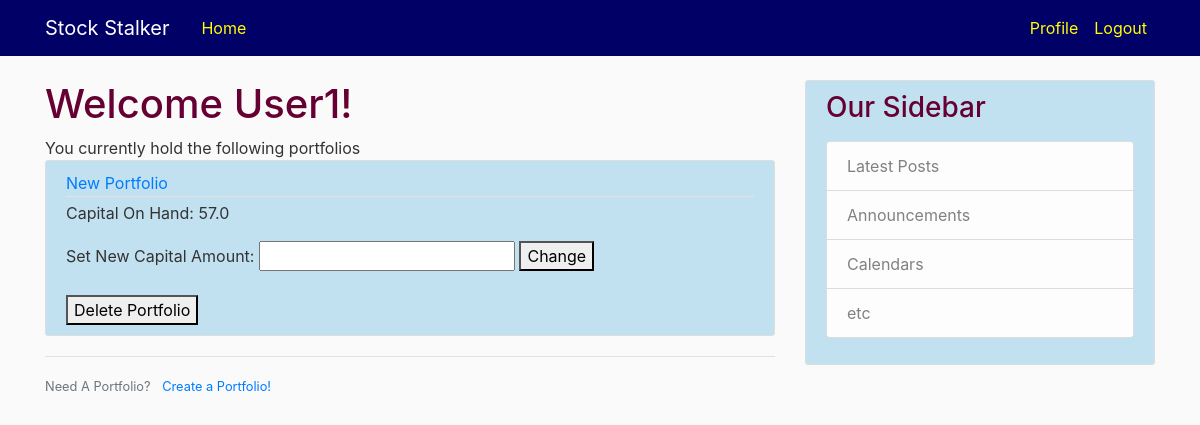
The app's page /profile (signed in), older data.
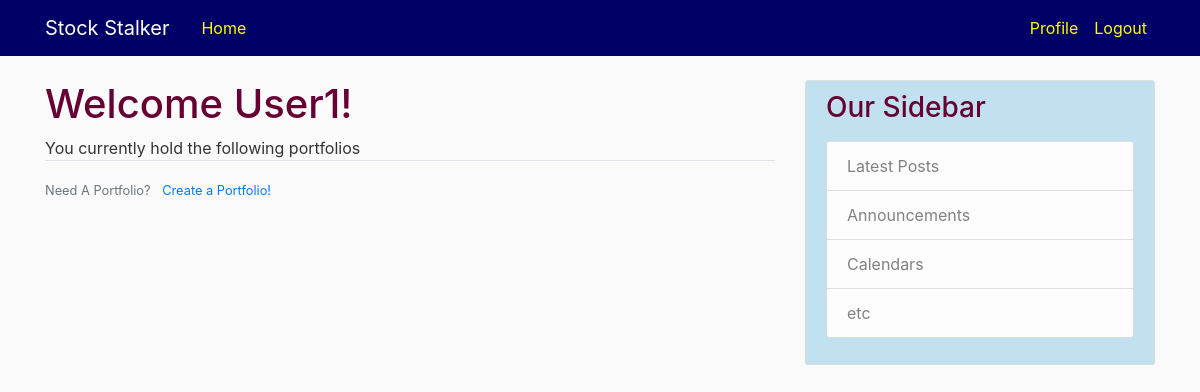
The same page, newer data.
### website/models.py (models this page shows, shortened)
class User(db.Model, UserMixin):
    id = db.Column(db.Integer, primary_key=True)
    username = db.Column(db.String, unique=True, nullable=False)
    image_file = db.Column(db.String(20), nullable=False, default='default.jpg')
    password = db.Column(db.String, nullable=False)
    security_question = db.Column(db.String, nullable = False)
    security_answer = db.Column(db.String, nullable = False)
    portfolios = db.relationship('PortfolioShell', backref='holder', lazy=True)

class PortfolioShell(db.Model):
	id = db.Column(db.Integer, primary_key=True)
	name = db.Column(db.String, unique=True, nullable = False)
	capital = db.Column(db.Float, default = 1.0)
	stocks = db.relationship('StockShell', backref='portfolio', lazy=True)
	user_id = db.Column(db.Integer, db.ForeignKey('user.id'),nullable=False)

### website/routes.py (the view)
@app.route("/profile")
@login_required
def profile():
	portfolios = PortfolioShell.query.filter_by(holder = current_user)
	return render_template('profile.html', title='Profile', portfolios = portfolios)

### website/models.py (called while the page is built)
@login_manager.user_loader
def load_user(user_id):
	return User.query.get(int(user_id))

### website/templates/profile.html (shortened to what this page needs)
{% extends "layout.html" %}
{% block content %}
    <h1> Welcome {{ current_user.username }}!</h1>
    You currently hold the following portfolios
    {% for portfolio in portfolios %}
        <article class="media content-section">
          <div class="media-body">
            <div class="article-metadata">
              <a class="mr-2" href="{{ url_for('portfolio', portfolio_id =portfolio.id) }}">{{ portfolio.name }}</a>
            </div>
            <p class="article-content">Capital On Hand: {{ portfolio.capital }}</p>
            Set New Capital Amount: <input type="number", id="capital({{ portfolio.id }})", data-path="{{ url_for('edit_portfolio', portfolio_id=portfolio.id, command='change_capital')}}", onchange="url_mutation('{{ portfolio.id }}');">
            <a href="{{ url_for('edit_portfolio', portfolio_id=portfolio.id, command='change_capital', capital=portfolio.capital) }}", id= "change({{ portfolio.id }})">
                <button>Change</button>
            </a>
            <br>
            <br>
            <a href="{{ url_for('edit_portfolio', portfolio_id=portfolio.id, command='delete') }}">
                <button>Delete Portfolio</button>
            </a>
          </div>
        </article>
    {% endfor %}
    <div class="border-top pt-3">
        <small class="text-muted">
            Need A Portfolio? <a class="ml-2" href="{{ url_for('create_portfolio') }}"> Create a Portfolio! </a>
        </small>
    </div>
{% endblock content %}

### website/templates/layout.html (shortened to what this page needs)
<!DOCTYPE html>
<html>
<head>
    <link rel="stylesheet" href="https://maxcdn.bootstrapcdn.com/bootstrap/4.0.0/css/bootstrap.min.css">
    <link rel="stylesheet" type="text/css" href="{{ url_for('static', filename='style.css') }}">
</head>
<body>
    <header class="site-header">
      <nav class="navbar navbar-expand-md navbar-dark bg-steel fixed-top">
        <div class="container">
          <a class="navbar-brand mr-4" href="/">Stock Stalker</a>
          <div class="collapse navbar-collapse" id="navbarToggle">
            <div class="navbar-nav mr-auto">
              <a class="nav-item nav-link" href="{{ url_for('home') }}">Home</a>
            </div>
            <div class="navbar-nav">
                {% if current_user.is_authenticated %}
                  <a class="nav-item nav-link" href="{{ url_for('profile') }}">Profile</a>
                  <a class="nav-item nav-link" href="{{ url_for('logout') }}">Logout</a>
                {% else %}
                  <a class="nav-item nav-link" href="{{ url_for('login') }}">Login</a>
                  <a class="nav-item nav-link" href="{{ url_for('register') }}">Register</a>
                {% endif %}
            </div>
          </div>
        </div>
      </nav>
    </header>
    <main role="main" class="container">
      <div class="row">
        <div class="col-md-8">
          {% block content %}{% endblock %}
        </div>
        <div class="col-md-4">
          <div class="content-section">
            <h3>Our Sidebar</h3>
            <p class='text-muted'>
              <ul class="list-group">
                <li class="list-group-item list-group-item-light">Latest Posts</li>
                <li class="list-group-item list-group-item-light">Announcements</li>
                <li class="list-group-item list-group-item-light">Calendars</li>
                <li class="list-group-item list-group-item-light">etc</li>
              </ul>
            </p>
          </div>
        </div>
      </div>
    </main>
</body>
</html>

### website/static/style.css (style rules this page uses)
body { background: #fafafa; color: #333333; margin-top: 5rem; }
h1, h2, h3, h4, h5, h6 { color: #660033; }
.bg-steel { background-color: #000066; }
.site-header .navbar-nav .nav-link { color: #ffff00; }
.content-section { background: #c2e1f0; padding: 10px 20px; border: 1px solid #dddddd; border-radius: 3px; margin-bottom: 20px; }

Row changes from the older to the newer data that the page shows:
removed PortfolioShell: name "New Portfolio", capital "57.0"
